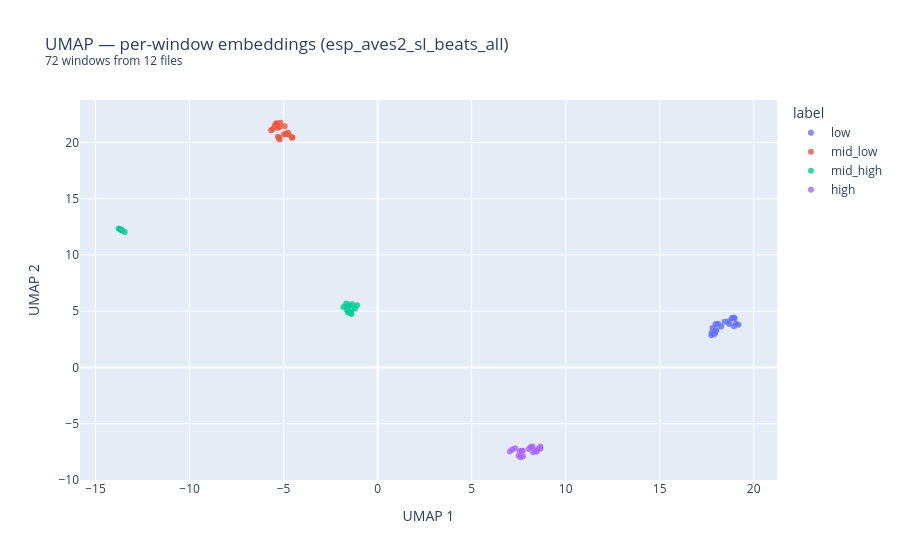

The notebook cell this image was saved under:
### Markdown cell above
## 8 — Per-window embeddings

So far we have been working with **file-level** embeddings obtained by mean-pooling across all windows. This is the simplest aggregation strategy, but it discards temporal information.

An alternative is to retain all **per-window embeddings** and use them directly:

| Strategy | Shape | Use case |
|---|---|---|
| Mean-pool over windows | `(n_files, emb_dim)` | File classification, retrieval |
| Stack all windows | `(n_files × n_windows, emb_dim)` | Window-level detection, segmentation |
| Temporal sequence | `(n_files, n_windows, emb_dim)` | Sequential modelling (LSTM, attention) |

Below we extract all per-window BEATs embeddings across all 12 files and visualise them in a single UMAP. With 5 windows per 3-second clip, we expect **60 points** (5 × 12). Points from the same file/category should cluster tightly, demonstrating that the windowing does not disrupt the embedding structure.

> **Tip**: With real audio, per-window embeddings enable **temporal analysis** — you can track how the acoustic content of a recording changes over time by examining the trajectory of embeddings in the UMAP space.

### Code cell
# Reload window-level embeddings for all files
print(f"Loading {BEATS_MODEL} for window-level analysis...")
beats_model_w = load_model(BEATS_MODEL, return_features_only=True, device=DEVICE)
beats_model_w.eval()

window_embs = []
window_labels = []
for p, lbl in zip(all_paths, all_labels, strict=False):
    we = embed_file(p, beats_model_w)  # (n_windows, 768)
    window_embs.append(we.numpy())
    window_labels.extend([lbl] * len(we))
del beats_model_w

window_embs_np = np.concatenate(window_embs, axis=0)  # (total_windows, 768)
print(f"Total windows: {len(window_embs_np)}  |  embedding dim: {window_embs_np.shape[1]}")

fig_win = plot_umap(
    window_embs_np,
    window_labels,
    title=f"UMAP — per-window embeddings ({BEATS_MODEL})<br>"
    f"<sup>{len(window_embs_np)} windows from {len(all_paths)} files</sup>",
)
fig_win.show()
display(
    plot_umap_static(
        window_embs_np,
        window_labels,
        title=f"UMAP — per-window ({BEATS_MODEL}) — static",
    )
)

### Figure 1 — Plotly figure (JSON) as saved in the notebook; plotly's stock layout.template omitted (floating-point values rounded to 4 significant figures)
{"data": [{"hovertemplate": "label=low<br>UMAP 1=%{x}<br>UMAP 2=%{y}<extra></extra>", "legendgroup": "low", "marker": {"color": "#636efa", "opacity": 0.8, "size": 6, "symbol": "circle"}, "mode": "markers", "name": "low", "orientation": "v", "showlegend": true, "type": "scatter", "x": [18.69, 18.99, 19.05, 17.97, 18.27, 17.75, 18.67, 18.84, 18.95, 17.81, 18.11, 17.76, 18.45, 18.92, 19.18, 18.01, 17.97, 17.93], "xaxis": "x", "y": [3.852, 4.366, 3.91, 3.195, 3.641, 2.87, 4.099, 4.372, 3.664, 3.503, 3.891, 3.07, 4.07, 4.433, 3.786, 3.321, 3.837, 2.961], "yaxis": "y"}, {"hovertemplate": "label=mid_low<br>UMAP 1=%{x}<br>UMAP 2=%{y}<extra></extra>", "legendgroup": "mid_low", "marker": {"color": "#EF553B", "opacity": 0.8, "size": 6, "symbol": "circle"}, "mode": "markers", "name": "mid_low", "orientation": "v", "showlegend": true, "type": "scatter", "x": [-5.318, -4.979, -5.3, -5.387, -5.577, -4.731, -5.23, -4.773, -5.235, -5.168, -5.666, -4.535, -4.947, -4.883, -5.211, -5.388, -5.473, -4.557], "xaxis": "x", "y": [21.32, 20.74, 20.52, 21.7, 21.2, 20.7, 21.35, 20.89, 20.41, 21.76, 21.08, 20.47, 21.45, 20.75, 20.27, 21.66, 21.5, 20.42], "yaxis": "y"}, {"hovertemplate": "label=mid_high<br>UMAP 1=%{x}<br>UMAP 2=%{y}<extra></extra>", "legendgroup": "mid_high", "marker": {"color": "#00cc96", "opacity": 0.8, "size": 6, "symbol": "circle"}, "mode": "markers", "name": "mid_high", "orientation": "v", "showlegend": true, "type": "scatter", "x": [-1.092, -1.394, -1.487, -13.65, -13.61, -1.576, -1.641, -1.621, -1.339, -13.71, -13.45, -1.385, -1.203, -1.822, -1.673, -13.59, -13.77, -1.442], "xaxis": "x", "y": [5.533, 5.146, 5.598, 12.23, 12.19, 4.891, 5.097, 5.418, 5.61, 12.3, 12.04, 4.738, 5.223, 5.365, 5.684, 12.17, 12.36, 4.834], "yaxis": "y"}, {"hovertemplate": "label=high<br>UMAP 1=%{x}<br>UMAP 2=%{y}<extra></extra>", "legendgroup": "high", "marker": {"color": "#ab63fa", "opacity": 0.8, "size": 6, "symbol": "circle"}, "mode": "markers", "name": "high", "orientation": "v", "showlegend": true, "type": "scatter", "x": [8.653, 8.036, 7.715, 7.731, 7.312, 8.269, 8.557, 8.239, 7.659, 7.5, 7.161, 8.14, 8.657, 8.457, 7.566, 7.6, 7.031, 8.368], "xaxis": "x", "y": [-7.243, -7.265, -7.401, -7.899, -7.183, -7.554, -7.242, -7.027, -7.405, -7.852, -7.293, -7.072, -7.042, -7.505, -7.462, -7.99, -7.477, -7.38], "yaxis": "y"}], "layout": {"legend": {"title": {"text": "label"}, "tracegroupgap": 0}, "title": {"text": "UMAP — per-window embeddings (esp_aves2_sl_beats_all)<br><sup>72 windows from 12 files</sup>"}, "xaxis": {"anchor": "y", "domain": [0.0, 1.0], "title": {"text": "UMAP 1"}}, "yaxis": {"anchor": "x", "domain": [0.0, 1.0], "title": {"text": "UMAP 2"}}}}
